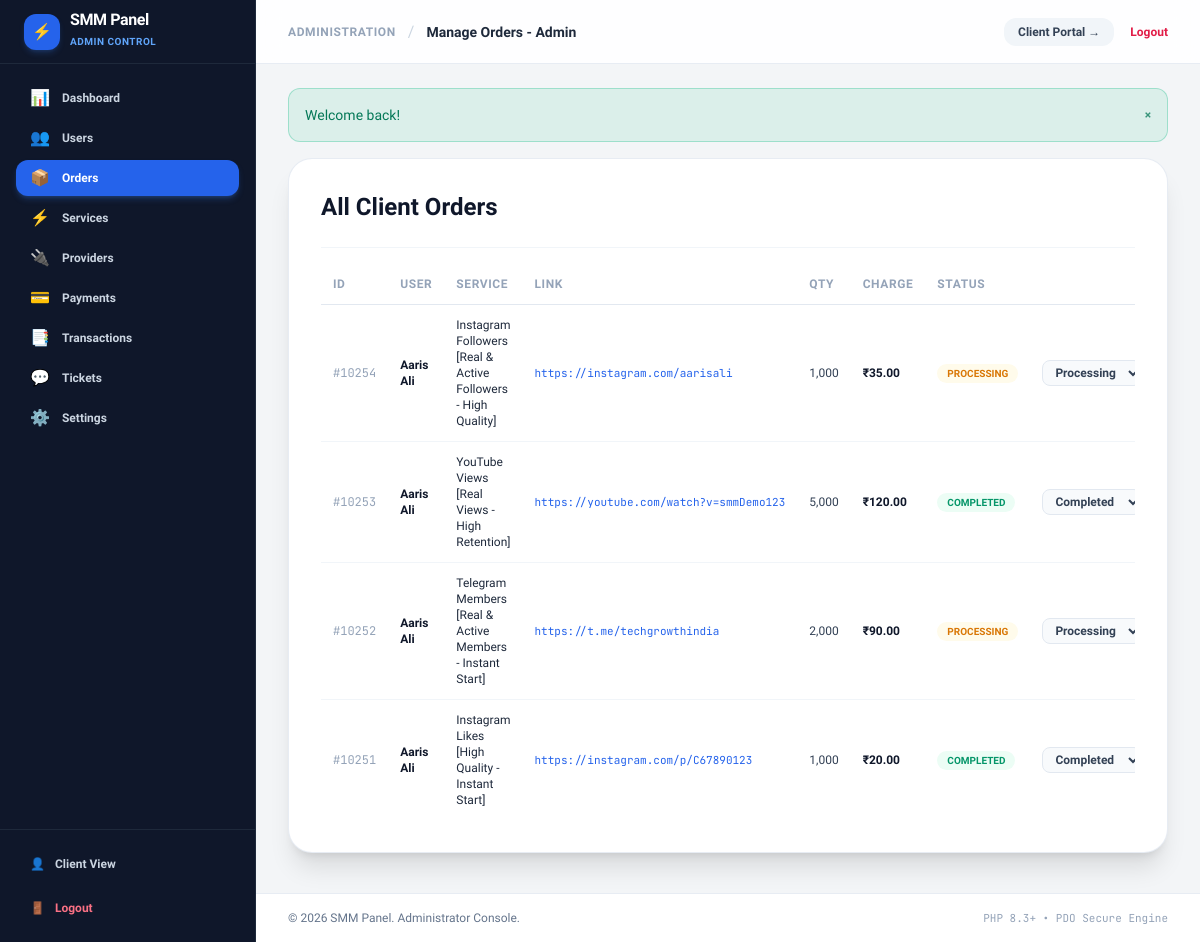
Page /admin/orders.php (signed in) on the earlier database version.
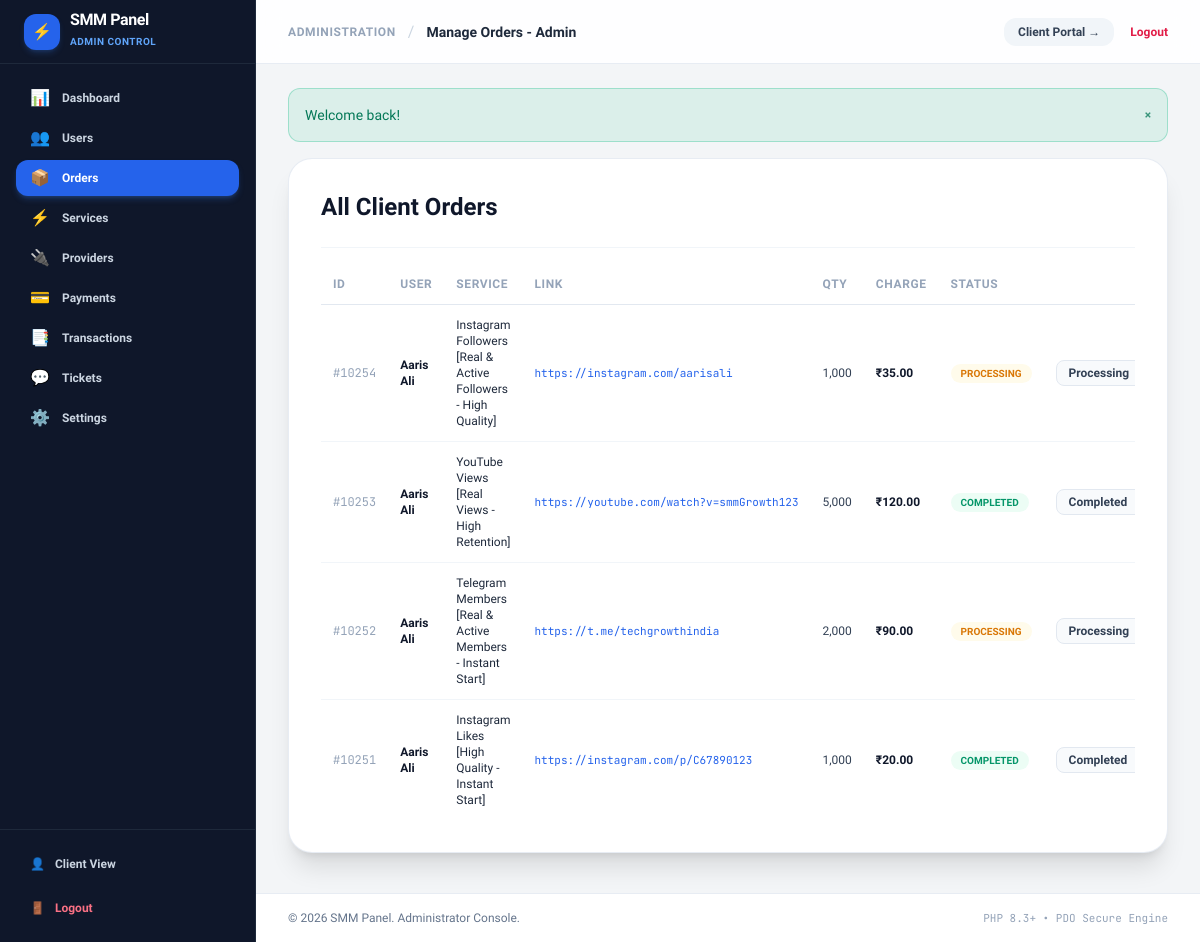
Same page on the later database version.
### tables this page shows
CREATE TABLE `orders` (
  `id` INT UNSIGNED AUTO_INCREMENT PRIMARY KEY,
  `user_id` INT UNSIGNED NOT NULL,
  `service_id` INT UNSIGNED NOT NULL,
  `provider_id` INT UNSIGNED NULL,
  `provider_order_id` VARCHAR(64) NULL,
  `link` VARCHAR(512) NOT NULL,
  `quantity` INT UNSIGNED NOT NULL,
  `charge` DECIMAL(10, 4) NOT NULL,
  `start_count` INT UNSIGNED NOT NULL DEFAULT 0,
  `remains` INT UNSIGNED NOT NULL DEFAULT 0,
  `status` ENUM('pending', 'processing', 'in_progress', 'completed', 'partial', 'cancelled') NOT NULL DEFAULT 'pending',
  `mode` ENUM('manual', 'auto') NOT NULL DEFAULT 'auto',
  `created_at` TIMESTAMP DEFAULT CURRENT_TIMESTAMP,
  `updated_at` TIMESTAMP DEFAULT CURRENT_TIMESTAMP ON UPDATE CURRENT_TIMESTAMP,
  FOREIGN KEY (`user_id`) REFERENCES `users`(`id`) ON DELETE CASCADE,
  FOREIGN KEY (`service_id`) REFERENCES `services`(`id`) ON DELETE RESTRICT,
  INDEX `idx_orders_status` (`status`),
  INDEX `idx_orders_user` (`user_id`)
);

CREATE TABLE `users` (
  `id` INT UNSIGNED AUTO_INCREMENT PRIMARY KEY,
  `username` VARCHAR(64) NOT NULL UNIQUE,
  `email` VARCHAR(191) NOT NULL UNIQUE,
  `password` VARCHAR(255) NOT NULL,
  `phone` VARCHAR(32) NULL,
  `balance` DECIMAL(12, 4) NOT NULL DEFAULT 0.0000,
  `spent` DECIMAL(12, 4) NOT NULL DEFAULT 0.0000,
  `role` ENUM('user', 'admin', 'support') NOT NULL DEFAULT 'user',
  `status` ENUM('active', 'suspended', 'banned') NOT NULL DEFAULT 'active',
  `api_key` VARCHAR(64) NOT NULL UNIQUE,
  `email_verified` TINYINT(1) NOT NULL DEFAULT 0,
  `created_at` TIMESTAMP DEFAULT CURRENT_TIMESTAMP,
  `updated_at` TIMESTAMP DEFAULT CURRENT_TIMESTAMP ON UPDATE CURRENT_TIMESTAMP,
  INDEX `idx_users_role` (`role`),
  INDEX `idx_users_status` (`status`)
);

CREATE TABLE `services` (
  `id` INT UNSIGNED AUTO_INCREMENT PRIMARY KEY,
  `category_id` INT UNSIGNED NOT NULL,
  `provider_id` INT UNSIGNED NULL,
  `provider_service_id` VARCHAR(64) NULL,
  `name` VARCHAR(255) NOT NULL,
  `rate_per_1000` DECIMAL(10, 4) NOT NULL,
  `original_rate` DECIMAL(10, 4) NULL,
  `min_quantity` INT UNSIGNED NOT NULL DEFAULT 10,
  `max_quantity` INT UNSIGNED NOT NULL DEFAULT 100000,
  `service_type` ENUM('default', 'custom_comments', 'package', 'poll') NOT NULL DEFAULT 'default',
  `speed` VARCHAR(100) DEFAULT 'Fast Delivery',
  `description` TEXT NULL,
  `status` ENUM('active', 'inactive') NOT NULL DEFAULT 'active',
  `created_at` TIMESTAMP DEFAULT CURRENT_TIMESTAMP,
  `updated_at` TIMESTAMP DEFAULT CURRENT_TIMESTAMP ON UPDATE CURRENT_TIMESTAMP,
  FOREIGN KEY (`category_id`) REFERENCES `categories`(`id`) ON DELETE CASCADE,
  FOREIGN KEY (`provider_id`) REFERENCES `providers`(`id`) ON DELETE SET NULL,
  INDEX `idx_service_status` (`status`),
  INDEX `idx_service_provider_mapping` (`provider_id`, `provider_service_id`)
);

### admin/orders.php (the view, shortened to what this page needs)
<?php
require_once __DIR__ . '/../includes/functions.php';
$db = Database::getConnection();
$orders = $db->query("
    SELECT o.*, u.username, s.name AS service_name
    FROM orders o
    JOIN users u ON o.user_id = u.id
    JOIN services s ON o.service_id = s.id
    ORDER BY o.created_at DESC
")->fetchAll();
$pageTitle = "Manage Orders - Admin";
require_once __DIR__ . '/../includes/header.php';
?>
<div class="max-w-7xl mx-auto my-4 space-y-6">
    <div class="bg-white rounded-3xl p-6 sm:p-8 border border-slate-200/80 shadow-xl">
        <h2 class="text-2xl font-extrabold text-slate-900 pb-6 border-b border-slate-100">All Client Orders</h2>
        <div class="overflow-x-auto mt-4">
            <table class="w-full text-left text-xs">
                <thead>
                    <tr class="border-b border-slate-200 text-slate-400 uppercase tracking-wider">
                        <th class="py-3 px-3">ID</th>
                        <th class="py-3 px-3">User</th>
                        <th class="py-3 px-3">Service</th>
                        <th class="py-3 px-3">Link</th>
                        <th class="py-3 px-3">Qty</th>
                        <th class="py-3 px-3">Charge</th>
                        <th class="py-3 px-3">Status</th>
                        <th class="py-3 px-3 text-right">Update Status</th>
                    </tr>
                </thead>
                <tbody class="divide-y divide-slate-100 text-slate-700">
                    <?php foreach ($orders as $o): ?>
                        <tr class="hover:bg-slate-50">
                            <td class="py-3 px-3 font-mono text-slate-400">#<?= (int)$o['id'] ?></td>
                            <td class="py-3 px-3 font-bold text-slate-900"><?= e($o['username']) ?></td>
                            <td class="py-3 px-3 font-medium text-slate-800"><?= e($o['service_name']) ?></td>
                            <td class="py-3 px-3 font-mono text-[11px] text-blue-600 max-w-xs truncate"><a href="<?= e($o['link']) ?>" target="_blank" rel="noopener noreferrer"><?= e($o['link']) ?></a></td>
                            <td class="py-3 px-3 font-mono-nums"><?= number_format($o['quantity']) ?></td>
                            <td class="py-3 px-3 font-extrabold text-slate-900 tabular-nums"><?= format_currency($o['charge']) ?></td>
                            <td class="py-3 px-3">
                                <span class="px-2.5 py-1 rounded-full text-[10px] font-bold uppercase <?= $o['status'] === 'completed' ? 'bg-emerald-50 text-emerald-600' : 'bg-amber-50 text-amber-600' ?>">
                                    <?= e($o['status']) ?>
                                </span>
                            </td>
                            <td class="py-3 px-3 text-right">
                                <form action="/admin/orders.php" method="POST" class="inline-flex items-center gap-1.5">
                                    <select name="status" class="px-2 py-1 bg-slate-50 border border-slate-200 rounded-lg text-xs font-semibold">
                                        <option value="processing" <?= $o['status'] === 'processing' ? 'selected' : '' ?>>Processing</option>
                                        <option value="completed" <?= $o['status'] === 'completed' ? 'selected' : '' ?>>Completed</option>
                                    </select>
                                </form>
                            </td>
                        </tr>
                    <?php endforeach; ?>
                </tbody>
            </table>
        </div>
    </div>
</div>
<?php require_once __DIR__ . '/../includes/footer.php'; ?>

### includes/header.php (shortened to what this page needs)
<?php
require_once __DIR__ . '/functions.php';
$pageTitle = $pageTitle ?? (app_name() . ' - ' . app_tagline());
$isAdminPage = str_starts_with($_SERVER['SCRIPT_NAME'] ?? '', '/admin');
$currentScript = $_SERVER['SCRIPT_NAME'] ?? '';
$adminNavLinks = [
    ['name' => 'Dashboard', 'url' => '/admin/dashboard.php', 'icon' => '📊'],
    ['name' => 'Users', 'url' => '/admin/users.php', 'icon' => '👥'],
    ['name' => 'Orders', 'url' => '/admin/orders.php', 'icon' => '📦'],
    ['name' => 'Services', 'url' => '/admin/services.php', 'icon' => '⚡'],
    ['name' => 'Providers', 'url' => '/admin/providers.php', 'icon' => '🔌'],
    ['name' => 'Payments', 'url' => '/admin/payments.php', 'icon' => '💳'],
    ['name' => 'Transactions', 'url' => '/admin/transactions.php', 'icon' => '📑'],
    ['name' => 'Tickets', 'url' => '/admin/tickets.php', 'icon' => '💬'],
    ['name' => 'Settings', 'url' => '/admin/settings.php', 'icon' => '⚙️'],
];
?>
<!DOCTYPE html>
<html lang="en" class="h-full bg-[#f8fafc]">
<head>
    <script src="https://cdn.tailwindcss.com"></script>
</head>
<body class="min-h-full font-sans text-slate-800 antialiased bg-[#f8fafc]">
    <?php if ($isAdminPage): ?>
        <div x-data="{ sidebarOpen: false }" class="min-h-screen flex flex-col lg:flex-row bg-[#0f172a]/[0.02]">
            <aside :class="sidebarOpen ? 'translate-x-0' : '-translate-x-full lg:translate-x-0'"
                   class="fixed inset-y-0 left-0 z-50 w-64 bg-slate-900 border-r border-slate-800 text-slate-300 flex flex-col justify-between transition-transform duration-300 ease-in-out lg:static lg:translate-x-0 lg:min-h-screen lg:shrink-0">
                <div>
                    <div class="h-16 px-6 flex items-center justify-between border-b border-slate-800">
                        <a href="/admin/dashboard.php" class="flex items-center gap-2.5">
                            <div class="w-9 h-9 rounded-xl bg-blue-600 flex items-center justify-center text-white font-black shadow-md shadow-blue-500/20">
                                ⚡
                            </div>
                            <div>
                                <span class="text-base font-extrabold text-white tracking-tight leading-none block"><?= e(app_name()) ?></span>
                                <span class="text-[10px] font-bold text-blue-400 tracking-wider uppercase">Admin Control</span>
                            </div>
                        </a>
                    </div>
                    <nav class="p-4 space-y-1 text-xs">
                        <?php foreach ($adminNavLinks as $link):
                            $isActive = ($currentScript === $link['url']);
                        ?>
                            <a href="<?= $link['url'] ?>"
                                class="flex items-center gap-3 px-3.5 py-2.5 rounded-xl transition-all <?= $isActive ? 'bg-blue-600 text-white font-bold shadow-md shadow-blue-500/25' : 'text-slate-300 hover:text-white hover:bg-slate-800 font-semibold' ?>">
                                <span class="text-base leading-none"><?= $link['icon'] ?></span>
                                <span><?= $link['name'] ?></span>
                            </a>
                        <?php endforeach; ?>
                    </nav>
                </div>
                <div class="p-4 border-t border-slate-800 space-y-2">
                    <a href="/user/dashboard.php" class="flex items-center gap-2.5 px-3.5 py-2.5 rounded-xl text-xs font-bold text-slate-300 hover:text-white hover:bg-slate-800 transition-colors">
                        <span>👤</span> Client View
                    </a>
                    <a href="/logout.php" class="flex items-center gap-2.5 px-3.5 py-2.5 rounded-xl text-xs font-bold text-rose-400 hover:text-rose-300 hover:bg-rose-500/10 transition-colors">
                        <span>🚪</span> Logout
                    </a>
                </div>
            </aside>
            <div class="flex-1 flex flex-col min-w-0">
                <header class="hidden lg:flex sticky top-0 z-30 bg-white/90 backdrop-blur-md border-b border-slate-200/80 h-16 px-8 items-center justify-between">
                    <div class="flex items-center gap-3">
                        <span class="text-xs font-bold uppercase tracking-wider text-slate-400">Administration</span>
                        <span class="text-slate-300">/</span>
                        <span class="text-sm font-extrabold text-slate-800"><?= e($pageTitle) ?></span>
                    </div>
                    <div class="flex items-center gap-4">
                        <a href="/user/dashboard.php" class="px-3.5 py-1.5 rounded-xl bg-slate-100 hover:bg-slate-200 text-slate-700 text-xs font-bold transition-all">
                            Client Portal &rarr;
                        </a>
                        <a href="/logout.php" class="text-xs font-bold text-rose-600 hover:text-rose-700">
                            Logout
                        </a>
                    </div>
                </header>
                <main class="flex-1 overflow-y-auto">
                    <div class="max-w-7xl mx-auto px-4 sm:px-6 lg:px-8 py-6">
                        <?= render_flash() ?>
    <?php endif; ?>

### includes/functions.php (shortened to what this page needs)
<?php
function e(?string $string): string {
    return htmlspecialchars((string)$string, ENT_QUOTES, 'UTF-8');
}
function get_setting(string $key, ?string $default = null): ?string {
    return $GLOBALS['_app_settings_cache'][$key] ?? $default;
}
function app_name(): string {
    $s = get_setting('site_name');
    if ($s !== null && $s !== '') return $s;
    return defined('APP_NAME') ? APP_NAME : 'SMM Panel';
}
function app_currency(): string {
    $s = get_setting('currency');
    if ($s !== null && $s !== '') return $s;
    return defined('APP_CURRENCY') ? APP_CURRENCY : '₹';
}
    ?>
    <?php
function format_currency(float|int|string $amount): string {
    $val = (float)$amount;
    return app_currency() . number_format($val, 2);
}
function get_flash(): ?array {
    if (isset($_SESSION['flash'])) {
        $flash = $_SESSION['flash'];
        return $flash;
    }
    return null;
}
function render_flash(): string {
    $flash = get_flash();
    $colors = [
        'success' => 'bg-emerald-500/10 border-emerald-500/30 text-emerald-700',
        'error' => 'bg-rose-500/10 border-rose-500/30 text-rose-700',
        'warning' => 'bg-amber-500/10 border-amber-500/30 text-amber-700',
        'info' => 'bg-blue-500/10 border-blue-500/30 text-blue-700'
    ];
    $cls = $colors[$flash['type']] ?? $colors['info'];
    return sprintf(
        '<div class="p-4 mb-4 text-sm rounded-xl border %s flex items-center justify-between" role="alert"><span>%s</span><button type="button" onclick="this.parentElement.remove()" class="text-xs font-bold opacity-75 hover:opacity-100">&times;</button></div>',
        $cls,
        e($flash['message'])
    );
}

### includes/footer.php (shortened to what this page needs)
<?php
$isAdminPage = str_starts_with($_SERVER['SCRIPT_NAME'] ?? '', '/admin');
?>
        </div>
    </main>
    <?php if ($isAdminPage): ?>
            <footer class="mt-auto bg-white border-t border-slate-200/80 py-4 px-8 text-xs text-slate-500 flex items-center justify-between">
                <span>&copy; <?= date('Y') ?> <?= e(app_name()) ?>. Administrator Console.</span>
                <span class="font-mono text-[11px] text-slate-400">PHP 8.3+ • PDO Secure Engine</span>
            </footer>
        </div>
    </div>
    <?php endif; ?>
</body>
</html>

### includes/header.php (style rules this page uses)
.font-mono-nums { font-variant-numeric: tabular-nums; }

Differences in the rows shown:
changed orders "YouTube Views [Real Views - High Retention]": link "https://youtube.com/watch?v=smmDemo123" → "https://youtube.com/watch?v=smmGrowth123"
